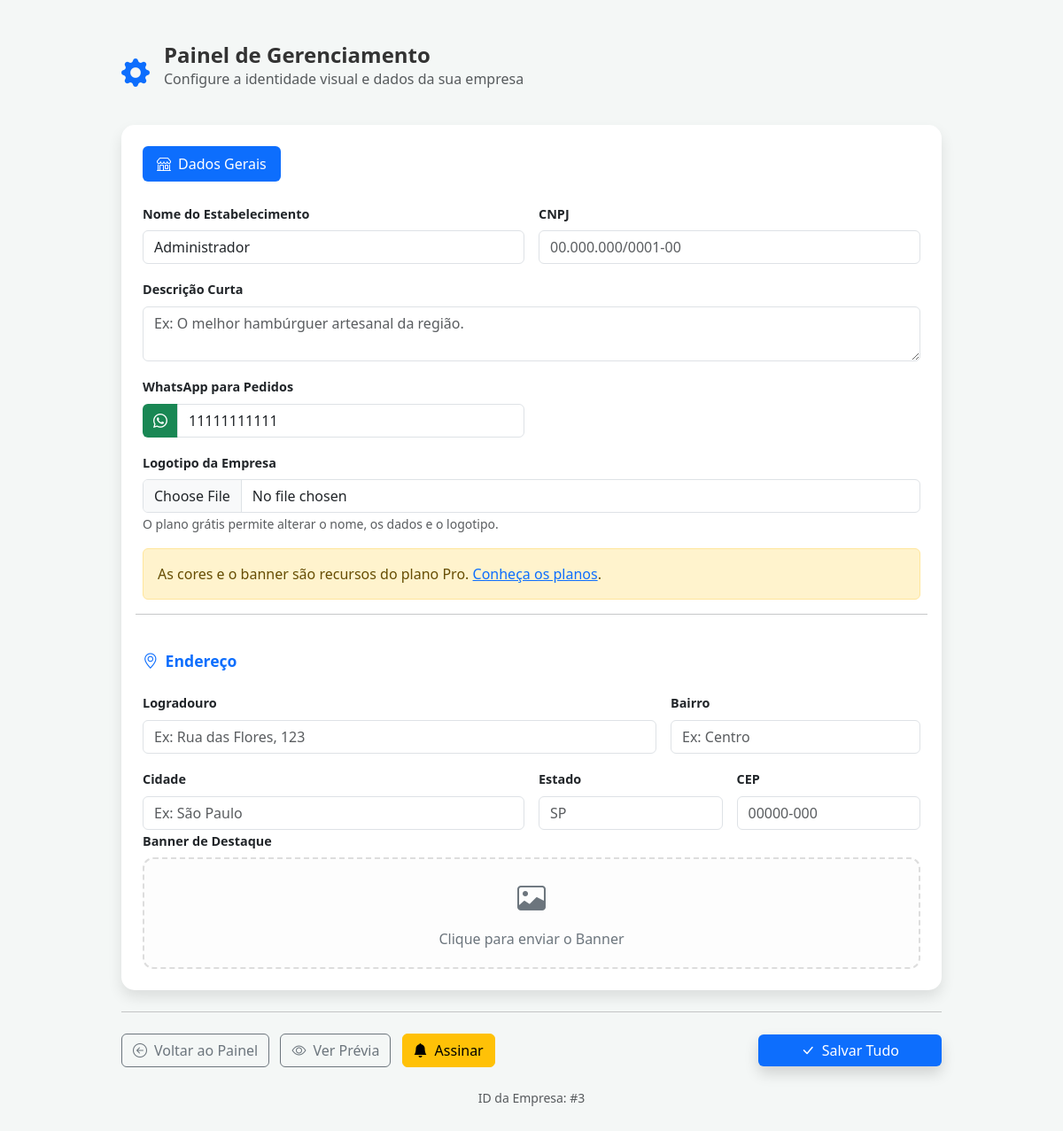
The app's page /empresa/config/3 (signed in) with its own data.
### app/models/__init__.py (models this page shows, shortened)
class Empresa(db.Model):
    __tablename__ = "empresa"
    id = db.Column(db.Integer, primary_key=True)
    name_est = db.Column(db.String(100), nullable=False)
    cnpj_est = db.Column(db.String(20), nullable=True)
    short_description = db.Column(db.String(255), nullable=True)
    whatsapp = db.Column(db.String(20), nullable=False)
    logradouro = db.Column(db.String(150), nullable=True)
    bairro = db.Column(db.String(100), nullable=True)
    cidade = db.Column(db.String(100), nullable=True)
    estado = db.Column(db.String(2), nullable=True)
    cep = db.Column(db.String(10), nullable=True)
    primary_color = db.Column(db.String(7), default="#0d6efd")
    bg_color = db.Column(db.String(7), default="#ffffff")
    text_color = db.Column(db.String(7), default="#212529")
    logo_path = db.Column(db.String(255), nullable=True)
    banner_path = db.Column(db.String(255), nullable=True)
    produtos = db.relationship(
        "Produtos", backref="empresa", lazy=True, cascade="all, delete-orphan"
    )
    imagens = db.relationship(
        "Imagens", backref="empresa", lazy=True, cascade="all, delete-orphan"
    )
    plano = db.Column(db.String(20), default="gratis")
    ativo = db.Column(db.Boolean, default=True)

### app/routes/empresa_routes.py (the view)
@router.get("/config/{empresa_id:int}", name="empresa.config")
async def config_page(
    empresa_id: int, request: Request, current_user=Depends(get_current_user)
):
    return await _get_config(empresa_id, request, current_user)

### templates/config.html (shortened to what this page needs)
<!DOCTYPE html>
<html lang="pt-br">
<head>
    <link href="https://cdn.jsdelivr.net/npm/bootstrap@5.3.0/dist/css/bootstrap.min.css" rel="stylesheet">
    <link rel="stylesheet" href="https://cdn.jsdelivr.net/npm/bootstrap-icons@1.11.0/font/bootstrap-icons.css">
    <link rel="stylesheet" href="{{ url_for('static', filename='css/style-config.css') }}">
</head>
<body>
    <div class="container py-5">
        <div class="row justify-content-center">
            <div class="col-lg-10">
                <div class="d-flex align-items-center mb-4">
                    <i class="bi bi-gear-fill fs-2 me-3 text-primary"></i>
                    <div>
                        <h2 class="mb-0">Painel de Gerenciamento</h2>
                        <p class="text-muted">Configure a identidade visual e dados da sua empresa</p>
                    </div>
                </div>
                <div class="card config-card">
                    <div class="card-body p-4">
                        <ul class="nav nav-pills mb-4" id="configTabs" role="tablist">
                            <li class="nav-item">
                                <button class="nav-link active" id="dados-tab" data-bs-toggle="pill"
                                    data-bs-target="#dados">
                                    <i class="bi bi-shop me-2"></i>Dados Gerais
                                </button>
                            </li>
                        </ul>
                        <form id="menuConfigForm" method="POST" enctype="multipart/form-data" action="{{ url_for('empresa.config', empresa_id=empresa.id) }}">
                            <div class="tab-content" id="pills-tabContent">
                                <div class="tab-pane fade show active" id="dados">
                                    <div class="row g-3">
                                        <div class="col-md-6">
                                            <label class="form-label fw-bold">Nome do Estabelecimento</label>
                                            <input type="text" class="form-control" name="nome_est" placeholder="Ex: Burguer King"
                                                value="{{ empresa.name_est or '' }}" required>
                                        </div>
                                        <div class="col-md-6">
                                            <label class="form-label fw-bold">CNPJ</label>
                                            <input type="text" class="form-control" name="cnpj_est" placeholder="00.000.000/0001-00"
                                                value="{{ empresa.cnpj_est or '' }}">
                                        </div>
                                        <div class="col-md-12">
                                            <label class="form-label fw-bold">Descrição Curta</label>
                                            <textarea class="form-control" name="short_description" rows="2"
                                                placeholder="Ex: O melhor hambúrguer artesanal da região.">{{ empresa.short_description or '' }}</textarea>
                                        </div>
                                        <div class="col-md-6">
                                            <label class="form-label fw-bold">WhatsApp para Pedidos</label>
                                            <div class="input-group">
                                                <span class="input-group-text bg-success text-white border-0"><i
                                                        class="bi bi-whatsapp"></i></span>
                                                <input type="tel" class="form-control" name="whatsapp" placeholder="5511999999999"
                                                    value="{{ empresa.whatsapp or '' }}">
                                            </div>
                                        </div>
                                        {% if empresa.plano not in ('pro', 'premium') %}
                                        <div class="col-md-12">
                                            <label class="form-label fw-bold">Logotipo da Empresa</label>
                                            <input type="file" class="form-control" name="logo_file" accept=".jpg,.jpeg,.png,.webp,.avif">
                                            <small class="form-text text-muted">O plano grátis permite alterar o nome, os dados e o logotipo.</small>
                                        </div>
                                        <div class="col-12">
                                            <div class="alert alert-warning mb-0">
                                                As cores e o banner são recursos do plano Pro.
                                                <a href="{{ url_for('empresa.subscribe', empresa_id=empresa.id) }}">Conheça os planos</a>.
                                            </div>
                                        </div>
                                        {% endif %}
                                        <hr class="my-3">
                                        <div class="col-12">
                                            <h5 class="fw-bold text-primary"><i class="bi bi-geo-alt me-2"></i>Endereço</h5>
                                        </div>
                                        <div class="col-md-8">
                                            <label class="form-label fw-bold">Logradouro</label>
                                            <input type="text" class="form-control" name="logradouro" placeholder="Ex: Rua das Flores, 123"
                                                value="{{ empresa.logradouro or '' }}">
                                        </div>
                                        <div class="col-md-4">
                                            <label class="form-label fw-bold">Bairro</label>
                                            <input type="text" class="form-control" name="bairro" placeholder="Ex: Centro"
                                                value="{{ empresa.bairro or '' }}">
                                        </div>
                                        <div class="col-md-6">
                                            <label class="form-label fw-bold">Cidade</label>
                                            <input type="text" class="form-control" name="cidade" placeholder="Ex: São Paulo"
                                                value="{{ empresa.cidade or '' }}">
                                        </div>
                                        <div class="col-md-3">
                                            <label class="form-label fw-bold">Estado</label>
                                            <input type="text" class="form-control" name="estado" placeholder="SP" maxlength="2"
                                                value="{{ empresa.estado or '' }}">
                                        </div>
                                        <div class="col-md-3">
                                            <label class="form-label fw-bold">CEP</label>
                                            <input type="text" class="form-control" name="cep" placeholder="00000-000"
                                                value="{{ empresa.cep or '' }}">
                                        </div>
                                    </div>
                                </div>
                                        <div class="col-md-12">
                                            <label class="form-label fw-bold">Banner de Destaque</label>
                                            <div class="upload-container"
                                                onclick="document.getElementById('bannerInput').click()">
                                                <div id="bannerPreview" class="image-preview-box banner-box">
                                                    {% if empresa.banner_path %}
                                                        <img src="{{ empresa.banner_path }}" class="img-fluid mb-2">
                                                        <p class="mb-0 small text-primary"><i class="bi bi-arrow-repeat"></i> Clique para alterar</p>
                                                    {% else %}
                                                        <i class="bi bi-image fs-2"></i>
                                                        <span>Clique para enviar o Banner</span>
                                                    {% endif %}
                                                </div>
                                            </div>
                                        </div>
                                    </div>
                                </div>
                            </div>
                            <hr class="my-4">
                            <div class="d-flex justify-content-between align-items-center">
                                <div>
                                    <a href="{{ url_for('empresa.home') }}" class="btn btn-outline-secondary me-2">
                                        <i class="bi bi-arrow-left-circle me-2"></i>Voltar ao Painel
                                    </a>
                                    <button type="button" class="btn btn-outline-secondary me-2">
                                        <i class="bi bi-eye me-2"></i>Ver Prévia
                                    </button>
                                    {% if empresa.plano not in ('pro', 'premium') %}
                                    <a href="{{ url_for('empresa.subscribe', empresa_id=empresa.id) }}" class="btn btn-warning me-2">
                                        <i class="bi bi-bell-fill me-2"></i>Assinar
                                    </a>
                                    {% endif %}
                                </div>
                                <button type="submit" class="btn btn-primary px-5 shadow">
                                    <i class="bi bi-check-lg me-2"></i>Salvar Tudo
                                </button>
                            </div>
                    </div>
                </div>
                <p class="text-center mt-4 text-muted small">ID da Empresa: #{{ empresa.id }}</p>
            </div>
</body>
</html>

### static/css/style-config.css (style rules this page uses)
:root { --primary-color: #0d6efd; --bg-admin: #f4f7f6; --card-bg: #ffffff; --text-color: #333; --success-color: #2ed573; }
body { font-family: 'Segoe UI', Tahoma, Geneva, Verdana, sans-serif; background-color: var(--bg-admin); color: var(--text-color); margin: 0; padding: 0; }
.config-card { background: var(--card-bg); border: none; border-radius: 15px; box-shadow: 0 0.5rem 1rem rgba(0, 0, 0, 0.1); }
h2 { font-size: 1.5rem; font-weight: 700; }
h5 { font-size: 1.1rem; color: #444; margin-top: 10px; }
label { font-size: 0.9rem; font-weight: 600; margin-bottom: 8px; }
.input-group-text { border-radius: 6px 0 0 6px !important; }
.upload-container { border: 2px dashed #ddd; border-radius: 12px; padding: 20px; text-align: center; background: #fdfdfd; cursor: pointer; transition: all 0.3s ease; }
.image-preview-box { display: flex; flex-direction: column; align-items: center; gap: 10px; color: #6c757d; }
.btn-primary { background-color: var(--primary-color); border: none; transition: opacity 0.2s; }

### templates/config.html (style rules this page uses)
body { background-color: #f4f7f6; }
.config-card { border: none; border-radius: 15px; box-shadow: 0 0.5rem 1rem rgba(0, 0, 0, 0.1); }
.nav-pills .nav-link.active { background-color: #0d6efd; }

### records on screen
Empresa: nome_est "Administrador", whatsapp "11111111111", id "3"
